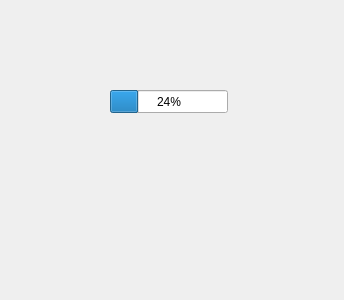
<?xml version="1.0" encoding="UTF-8"?>
<ui version="4.0">
 <class>select</class>
 <widget class="QDialog" name="select">
  <property name="geometry">
   <rect>
    <x>0</x>
    <y>0</y>
    <width>344</width>
    <height>300</height>
   </rect>
  </property>
  <property name="windowTitle">
   <string>Dialog</string>
  </property>
  <widget class="QProgressBar" name="progressBar">
   <property name="geometry">
    <rect>
     <x>110</x>
     <y>90</y>
     <width>118</width>
     <height>23</height>
    </rect>
   </property>
   <property name="value">
    <number>24</number>
   </property>
  </widget>
 </widget>
 <resources/>
 <connections/>
</ui>
